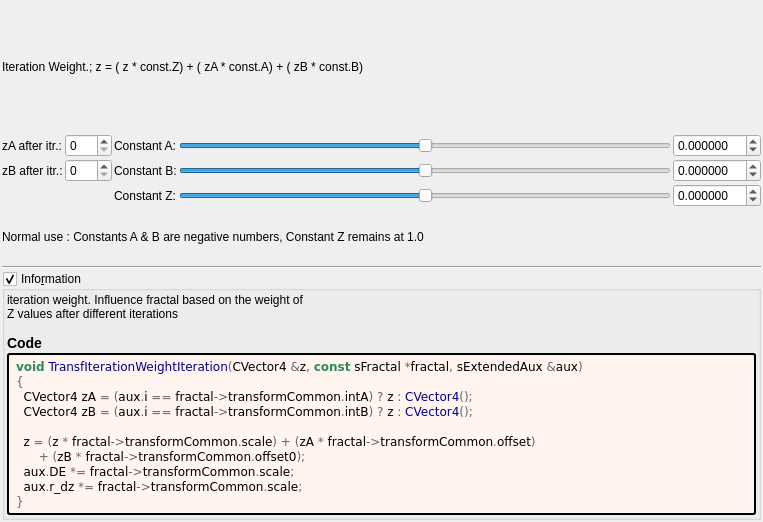
<?xml version="1.0" encoding="UTF-8"?>
<ui version="4.0">
 <class>transf_iteration_weight</class>
 <widget class="QWidget" name="Form">
  <property name="geometry">
   <rect>
    <x>0</x>
    <y>0</y>
    <width>763</width>
    <height>522</height>
   </rect>
  </property>
  <property name="windowTitle">
   <string notr="true">transf_iteration_weight</string>
  </property>
  <layout class="QVBoxLayout" name="verticalLayout">
   <property name="spacing">
    <number>2</number>
   </property>
   <property name="leftMargin">
    <number>2</number>
   </property>
   <property name="topMargin">
    <number>2</number>
   </property>
   <property name="rightMargin">
    <number>2</number>
   </property>
   <property name="bottomMargin">
    <number>2</number>
   </property>
   <item>
    <widget class="QLabel" name="label_78">
     <property name="text">
      <string>Iteration Weight.; z = ( z * const.Z) + ( zA * const.A) + ( zB * const.B)</string>
     </property>
    </widget>
   </item>
   <item>
    <layout class="QGridLayout" name="gridLayout_31">
     <property name="spacing">
      <number>2</number>
     </property>
     <item row="2" column="4">
      <widget class="MyDoubleSpinBox" name="spinbox_transf_scale">
       <property name="sizePolicy">
        <sizepolicy hsizetype="Minimum" vsizetype="Maximum">
         <horstretch>0</horstretch>
         <verstretch>0</verstretch>
        </sizepolicy>
       </property>
       <property name="prefix">
        <string/>
       </property>
       <property name="suffix">
        <string/>
       </property>
       <property name="decimals">
        <number>6</number>
       </property>
       <property name="minimum">
        <double>-99.989999999999995</double>
       </property>
       <property name="maximum">
        <double>99.989999999999995</double>
       </property>
       <property name="singleStep">
        <double>0.100000000000000</double>
       </property>
      </widget>
     </item>
     <item row="2" column="3">
      <widget class="QSlider" name="slider_transf_scale">
       <property name="sizePolicy">
        <sizepolicy hsizetype="Expanding" vsizetype="Maximum">
         <horstretch>0</horstretch>
         <verstretch>0</verstretch>
        </sizepolicy>
       </property>
       <property name="minimum">
        <number>-5000000</number>
       </property>
       <property name="maximum">
        <number>5000000</number>
       </property>
       <property name="singleStep">
        <number>1</number>
       </property>
       <property name="orientation">
        <enum>Qt::Horizontal</enum>
       </property>
      </widget>
     </item>
     <item row="1" column="1">
      <widget class="MySpinBox" name="spinboxInt_transf_int_B">
       <property name="sizePolicy">
        <sizepolicy hsizetype="Minimum" vsizetype="Maximum">
         <horstretch>0</horstretch>
         <verstretch>0</verstretch>
        </sizepolicy>
       </property>
       <property name="maximum">
        <number>250</number>
       </property>
      </widget>
     </item>
     <item row="0" column="4">
      <widget class="MyDoubleSpinBox" name="spinbox_transf_offset">
       <property name="sizePolicy">
        <sizepolicy hsizetype="Minimum" vsizetype="Maximum">
         <horstretch>0</horstretch>
         <verstretch>0</verstretch>
        </sizepolicy>
       </property>
       <property name="prefix">
        <string/>
       </property>
       <property name="suffix">
        <string/>
       </property>
       <property name="decimals">
        <number>6</number>
       </property>
       <property name="minimum">
        <double>-99.989999999999995</double>
       </property>
       <property name="maximum">
        <double>99.989999999999995</double>
       </property>
       <property name="singleStep">
        <double>0.100000000000000</double>
       </property>
      </widget>
     </item>
     <item row="1" column="4">
      <widget class="MyDoubleSpinBox" name="spinbox_transf_offset_0">
       <property name="sizePolicy">
        <sizepolicy hsizetype="Minimum" vsizetype="Maximum">
         <horstretch>0</horstretch>
         <verstretch>0</verstretch>
        </sizepolicy>
       </property>
       <property name="prefix">
        <string/>
       </property>
       <property name="suffix">
        <string/>
       </property>
       <property name="decimals">
        <number>6</number>
       </property>
       <property name="minimum">
        <double>-99.989999999999995</double>
       </property>
       <property name="maximum">
        <double>99.989999999999995</double>
       </property>
       <property name="singleStep">
        <double>0.100000000000000</double>
       </property>
      </widget>
     </item>
     <item row="1" column="2">
      <widget class="QLabel" name="label_43">
       <property name="text">
        <string>Constant B:</string>
       </property>
      </widget>
     </item>
     <item row="1" column="0">
      <widget class="QLabel" name="label_77">
       <property name="text">
        <string>zB after itr.:</string>
       </property>
      </widget>
     </item>
     <item row="0" column="3">
      <widget class="QSlider" name="slider_transf_offset">
       <property name="sizePolicy">
        <sizepolicy hsizetype="Preferred" vsizetype="Preferred">
         <horstretch>0</horstretch>
         <verstretch>0</verstretch>
        </sizepolicy>
       </property>
       <property name="minimum">
        <number>-5000000</number>
       </property>
       <property name="maximum">
        <number>5000000</number>
       </property>
       <property name="singleStep">
        <number>1</number>
       </property>
       <property name="orientation">
        <enum>Qt::Horizontal</enum>
       </property>
      </widget>
     </item>
     <item row="0" column="2">
      <widget class="QLabel" name="label_39">
       <property name="text">
        <string>Constant A:</string>
       </property>
      </widget>
     </item>
     <item row="2" column="2">
      <widget class="QLabel" name="label_63">
       <property name="text">
        <string>Constant Z:</string>
       </property>
      </widget>
     </item>
     <item row="0" column="0">
      <widget class="QLabel" name="label_76">
       <property name="text">
        <string>zA after itr.:</string>
       </property>
      </widget>
     </item>
     <item row="1" column="3">
      <widget class="QSlider" name="slider_transf_offset_0">
       <property name="sizePolicy">
        <sizepolicy hsizetype="Expanding" vsizetype="Maximum">
         <horstretch>0</horstretch>
         <verstretch>0</verstretch>
        </sizepolicy>
       </property>
       <property name="minimum">
        <number>-5000000</number>
       </property>
       <property name="maximum">
        <number>5000000</number>
       </property>
       <property name="singleStep">
        <number>1</number>
       </property>
       <property name="orientation">
        <enum>Qt::Horizontal</enum>
       </property>
      </widget>
     </item>
     <item row="0" column="1">
      <widget class="MySpinBox" name="spinboxInt_transf_int_A">
       <property name="sizePolicy">
        <sizepolicy hsizetype="Minimum" vsizetype="Maximum">
         <horstretch>0</horstretch>
         <verstretch>0</verstretch>
        </sizepolicy>
       </property>
       <property name="minimum">
        <number>0</number>
       </property>
       <property name="maximum">
        <number>250</number>
       </property>
       <property name="value">
        <number>0</number>
       </property>
      </widget>
     </item>
     <item row="3" column="0" colspan="5">
      <widget class="QLabel" name="label">
       <property name="text">
        <string>Normal use : Constants A &amp; B are negative numbers, Constant Z remains at 1.0</string>
       </property>
      </widget>
     </item>
    </layout>
   </item>
   <item>
    <widget class="Line" name="line_8">
     <property name="orientation">
      <enum>Qt::Horizontal</enum>
     </property>
    </widget>
   </item>
   <item>
    <widget class="MyGroupBox" name="groupCheck_info">
     <property name="title">
      <string>Info&amp;rmation</string>
     </property>
     <property name="flat">
      <bool>false</bool>
     </property>
     <property name="checkable">
      <bool>true</bool>
     </property>
     <layout class="QVBoxLayout" name="verticalLayout_2">
      <property name="spacing">
       <number>2</number>
      </property>
      <property name="leftMargin">
       <number>2</number>
      </property>
      <property name="topMargin">
       <number>2</number>
      </property>
      <property name="rightMargin">
       <number>2</number>
      </property>
      <property name="bottomMargin">
       <number>2</number>
      </property>
      <item>
       <widget class="QLabel" name="label_information_general">
        <property name="text">
         <string notr="true">&lt;p&gt;iteration weight. Influence fractal based on the weight of&lt;br&gt;Z values after different iterations&lt;/p&gt;&lt;table&gt;
&lt;/table&gt;
&lt;h3&gt;Code&lt;/h3&gt;</string>
        </property>
        <property name="wordWrap">
         <bool>true</bool>
        </property>
        <property name="openExternalLinks">
         <bool>true</bool>
        </property>
        <property name="textInteractionFlags">
         <set>Qt::LinksAccessibleByMouse|Qt::TextSelectableByMouse</set>
        </property>
       </widget>
      </item>
      <item>
       <widget class="QLabel" name="label_code_content">
        <property name="styleSheet">
         <string notr="true">border-style: outset; border-width: 2px; border-radius: 3px; border-color: black; background-color: #fff5ee; padding: 4px;</string>
        </property>
        <property name="text">
         <string notr="true">&lt;body style=&quot;background-color:#fff5ee&quot;&gt;
&lt;pre style=&quot;color:#000000; background-color:#fff5ee;  font-family:'Courier New',monospace;&quot;&gt;&lt;span style=&quot;color:#2e8b57; font-weight:bold&quot;&gt;void&lt;/span&gt; &lt;span style=&quot;color:#00008f&quot;&gt;TransfIterationWeightIteration&lt;/span&gt;&lt;span style=&quot;color:#676767&quot;&gt;(&lt;/span&gt;CVector4 &lt;span style=&quot;color:#676767&quot;&gt;&amp;amp;&lt;/span&gt;z&lt;span style=&quot;color:#676767&quot;&gt;,&lt;/span&gt; &lt;span style=&quot;color:#2e8b57; font-weight:bold&quot;&gt;const&lt;/span&gt; sFractal &lt;span style=&quot;color:#676767&quot;&gt;*&lt;/span&gt;fractal&lt;span style=&quot;color:#676767&quot;&gt;,&lt;/span&gt; sExtendedAux &lt;span style=&quot;color:#676767&quot;&gt;&amp;amp;&lt;/span&gt;aux&lt;span style=&quot;color:#676767&quot;&gt;)&lt;/span&gt;
&lt;span style=&quot;color:#676767&quot;&gt;{&lt;/span&gt;
  CVector4 zA &lt;span style=&quot;color:#676767&quot;&gt;= (&lt;/span&gt;aux&lt;span style=&quot;color:#676767&quot;&gt;.&lt;/span&gt;i &lt;span style=&quot;color:#676767&quot;&gt;==&lt;/span&gt; fractal&lt;span style=&quot;color:#676767&quot;&gt;-&amp;gt;&lt;/span&gt;transformCommon&lt;span style=&quot;color:#676767&quot;&gt;.&lt;/span&gt;intA&lt;span style=&quot;color:#676767&quot;&gt;) ?&lt;/span&gt; z &lt;span style=&quot;color:#676767&quot;&gt;:&lt;/span&gt; &lt;span style=&quot;color:#00008f&quot;&gt;CVector4&lt;/span&gt;&lt;span style=&quot;color:#676767&quot;&gt;();&lt;/span&gt;
  CVector4 zB &lt;span style=&quot;color:#676767&quot;&gt;= (&lt;/span&gt;aux&lt;span style=&quot;color:#676767&quot;&gt;.&lt;/span&gt;i &lt;span style=&quot;color:#676767&quot;&gt;==&lt;/span&gt; fractal&lt;span style=&quot;color:#676767&quot;&gt;-&amp;gt;&lt;/span&gt;transformCommon&lt;span style=&quot;color:#676767&quot;&gt;.&lt;/span&gt;intB&lt;span style=&quot;color:#676767&quot;&gt;) ?&lt;/span&gt; z &lt;span style=&quot;color:#676767&quot;&gt;:&lt;/span&gt; &lt;span style=&quot;color:#00008f&quot;&gt;CVector4&lt;/span&gt;&lt;span style=&quot;color:#676767&quot;&gt;();&lt;/span&gt;

  z &lt;span style=&quot;color:#676767&quot;&gt;= (&lt;/span&gt;z &lt;span style=&quot;color:#676767&quot;&gt;*&lt;/span&gt; fractal&lt;span style=&quot;color:#676767&quot;&gt;-&amp;gt;&lt;/span&gt;transformCommon&lt;span style=&quot;color:#676767&quot;&gt;.&lt;/span&gt;scale&lt;span style=&quot;color:#676767&quot;&gt;) + (&lt;/span&gt;zA &lt;span style=&quot;color:#676767&quot;&gt;*&lt;/span&gt; fractal&lt;span style=&quot;color:#676767&quot;&gt;-&amp;gt;&lt;/span&gt;transformCommon&lt;span style=&quot;color:#676767&quot;&gt;.&lt;/span&gt;offset&lt;span style=&quot;color:#676767&quot;&gt;)&lt;/span&gt;
      &lt;span style=&quot;color:#676767&quot;&gt;+ (&lt;/span&gt;zB &lt;span style=&quot;color:#676767&quot;&gt;*&lt;/span&gt; fractal&lt;span style=&quot;color:#676767&quot;&gt;-&amp;gt;&lt;/span&gt;transformCommon&lt;span style=&quot;color:#676767&quot;&gt;.&lt;/span&gt;offset0&lt;span style=&quot;color:#676767&quot;&gt;);&lt;/span&gt;
  aux&lt;span style=&quot;color:#676767&quot;&gt;.&lt;/span&gt;DE &lt;span style=&quot;color:#676767&quot;&gt;*=&lt;/span&gt; fractal&lt;span style=&quot;color:#676767&quot;&gt;-&amp;gt;&lt;/span&gt;transformCommon&lt;span style=&quot;color:#676767&quot;&gt;.&lt;/span&gt;scale&lt;span style=&quot;color:#676767&quot;&gt;;&lt;/span&gt;
  aux&lt;span style=&quot;color:#676767&quot;&gt;.&lt;/span&gt;r_dz &lt;span style=&quot;color:#676767&quot;&gt;*=&lt;/span&gt; fractal&lt;span style=&quot;color:#676767&quot;&gt;-&amp;gt;&lt;/span&gt;transformCommon&lt;span style=&quot;color:#676767&quot;&gt;.&lt;/span&gt;scale&lt;span style=&quot;color:#676767&quot;&gt;;&lt;/span&gt;
&lt;span style=&quot;color:#676767&quot;&gt;}&lt;/span&gt;
&lt;/pre&gt;
&lt;/body&gt;</string>
        </property>
        <property name="wordWrap">
         <bool>true</bool>
        </property>
        <property name="openExternalLinks">
         <bool>true</bool>
        </property>
        <property name="textInteractionFlags">
         <set>Qt::LinksAccessibleByMouse|Qt::TextSelectableByMouse</set>
        </property>
       </widget>
      </item>
     </layout>
    </widget>
   </item>
  </layout>
 </widget>
 <customwidgets>
  <customwidget>
   <class>MyGroupBox</class>
   <extends>QGroupBox</extends>
   <header>my_group_box.h</header>
   <container>1</container>
  </customwidget>
  <customwidget>
   <class>MyDoubleSpinBox</class>
   <extends>QDoubleSpinBox</extends>
   <header>my_double_spin_box.h</header>
  </customwidget>
  <customwidget>
   <class>MySpinBox</class>
   <extends>QSpinBox</extends>
   <header>my_spin_box.h</header>
  </customwidget>
 </customwidgets>
 <tabstops>
  <tabstop>spinboxInt_transf_int_A</tabstop>
  <tabstop>slider_transf_offset</tabstop>
  <tabstop>spinbox_transf_offset</tabstop>
  <tabstop>spinboxInt_transf_int_B</tabstop>
  <tabstop>slider_transf_offset_0</tabstop>
  <tabstop>spinbox_transf_offset_0</tabstop>
  <tabstop>slider_transf_scale</tabstop>
  <tabstop>spinbox_transf_scale</tabstop>
  <tabstop>groupCheck_info</tabstop>
 </tabstops>
 <resources/>
 <connections/>
</ui>
